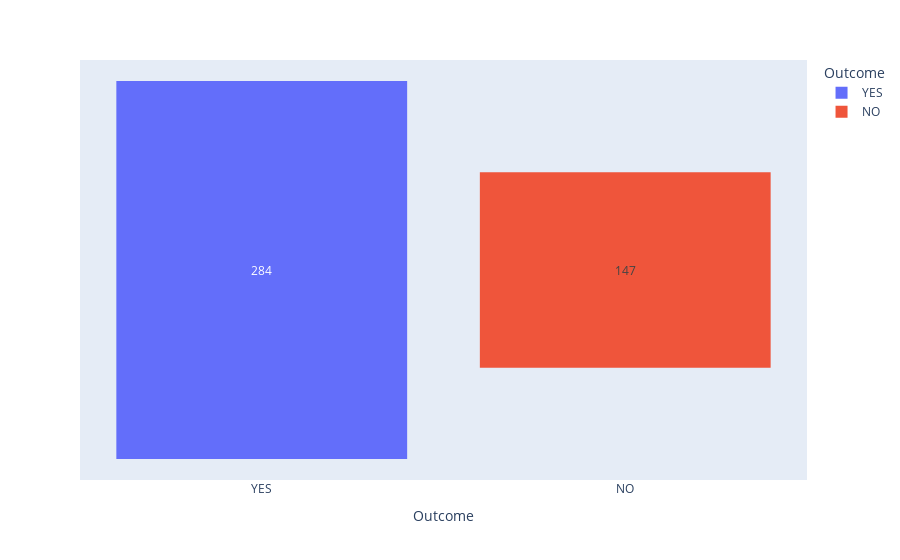

Write notebook code for a chart like this one.
### Code cell
fig = px.funnel(ITCRDORD, x="Outcome", y="Occassional R&D",color ='Outcome')
fig.show()

### Figure 1 — Plotly figure (JSON) as saved in the notebook; plotly's stock layout.template omitted (floating-point values rounded to 4 significant figures)
{"data": [{"hovertemplate": "Outcome=%{x}<br>Occassional R&D=%{y}<extra></extra>", "legendgroup": "YES", "marker": {"color": "#636efa"}, "name": "YES", "orientation": "v", "showlegend": true, "type": "funnel", "x": ["YES"], "xaxis": "x", "y": [284], "yaxis": "y"}, {"hovertemplate": "Outcome=%{x}<br>Occassional R&D=%{y}<extra></extra>", "legendgroup": "NO", "marker": {"color": "#EF553B"}, "name": "NO", "orientation": "v", "showlegend": true, "type": "funnel", "x": ["NO"], "xaxis": "x", "y": [147], "yaxis": "y"}], "layout": {"legend": {"title": {"text": "Outcome"}, "tracegroupgap": 0}, "margin": {"t": 60}, "xaxis": {"anchor": "y", "categoryarray": ["YES", "NO"], "categoryorder": "array", "domain": [0, 1], "title": {"text": "Outcome"}}, "yaxis": {"anchor": "x", "domain": [0, 1], "title": {"text": "Occassional R&D"}}}}
